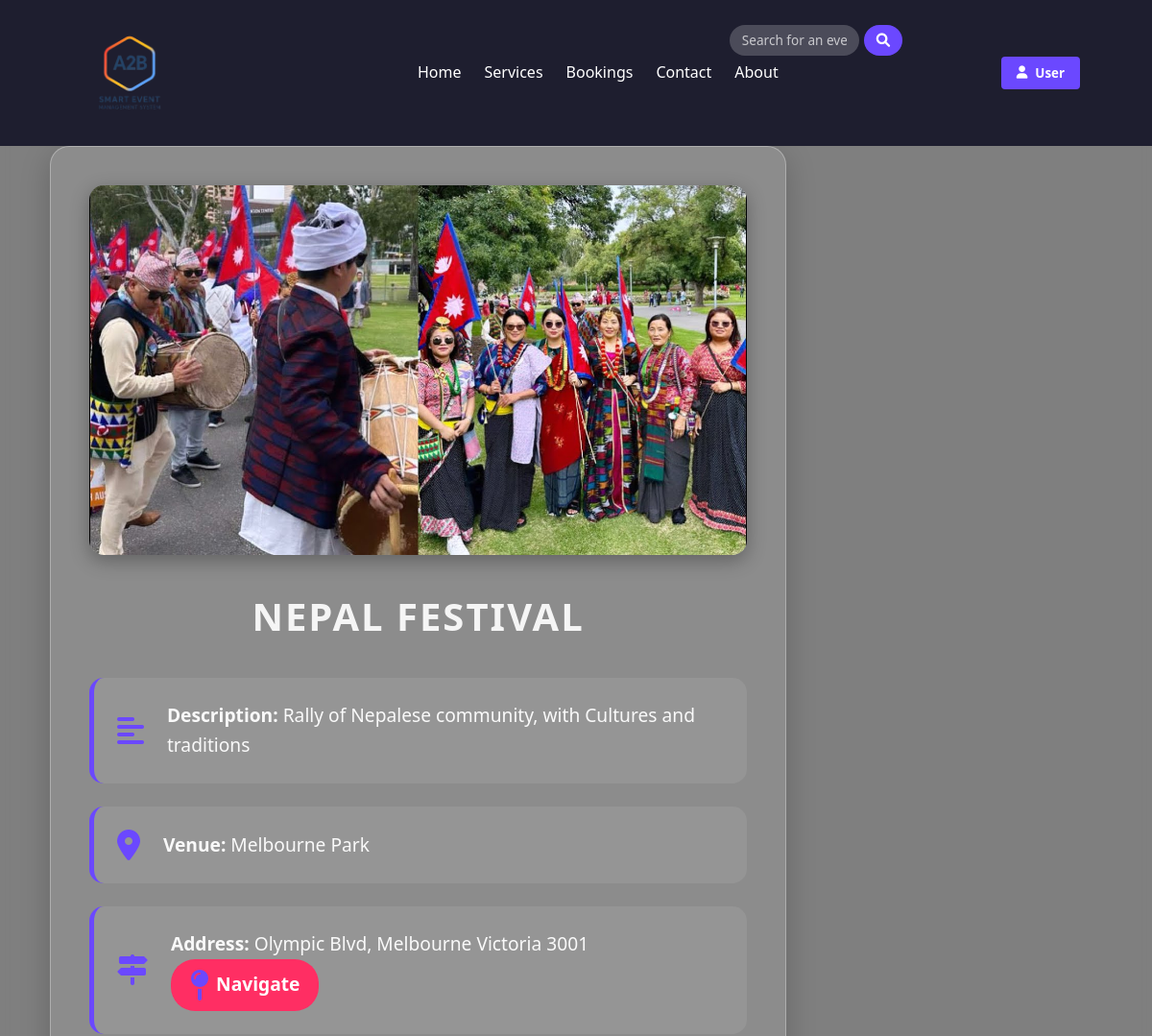
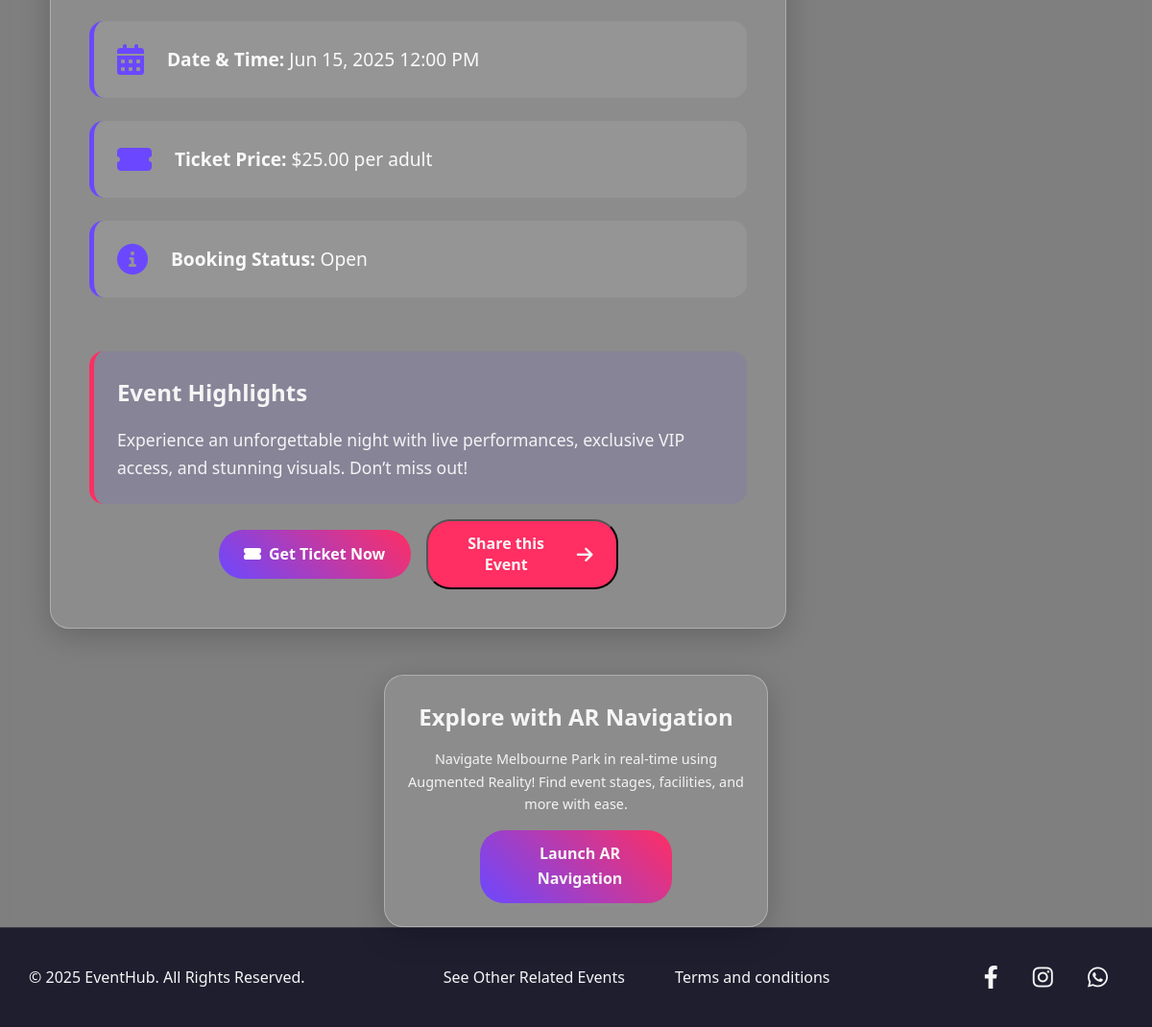
Page /event_details.php?event_id=7 on the committed database (2 pictures, top to bottom).
### tables this page shows
CREATE TABLE IF NOT EXISTS `events` (
  `event_id` int NOT NULL AUTO_INCREMENT,
  `title` varchar(100) NOT NULL,
  `description` text,
  `venue_id` int DEFAULT NULL,
  `start_datetime` datetime NOT NULL,
  `image_path` varchar(255) DEFAULT NULL,
  `created_by_type` enum('system_admin','venue_admin') NOT NULL,
  `created_by_id` int NOT NULL,
  `status` enum('pending','approved','rejected') DEFAULT 'pending',
  `created_at` timestamp NOT NULL DEFAULT CURRENT_TIMESTAMP,
  `booking_status` enum('open','closed') DEFAULT 'open',
  PRIMARY KEY (`event_id`),
  KEY `venue_id` (`venue_id`)
);

CREATE TABLE IF NOT EXISTS `venues` (
  `venue_id` int NOT NULL AUTO_INCREMENT,
  `name` varchar(100) NOT NULL,
  `address` text NOT NULL,
  `capacity` int NOT NULL,
  `venue_admin_id` int DEFAULT NULL,
  `created_at` timestamp NOT NULL DEFAULT CURRENT_TIMESTAMP,
  `image_path` varchar(255) DEFAULT NULL,
  `latitude` decimal(9,6) DEFAULT NULL,
  `longitude` decimal(9,6) DEFAULT NULL,
  PRIMARY KEY (`venue_id`),
  KEY `venue_admin_id` (`venue_admin_id`)
);

CREATE TABLE IF NOT EXISTS `ticket_prices` (
  `price_id` int NOT NULL AUTO_INCREMENT,
  `event_id` int DEFAULT NULL,
  `ticket_price` decimal(10,2) NOT NULL,
  `set_by_type` enum('system_admin','venue_admin') NOT NULL,
  `set_by_id` int NOT NULL,
  `set_at` timestamp NOT NULL DEFAULT CURRENT_TIMESTAMP,
  PRIMARY KEY (`price_id`),
  KEY `event_id` (`event_id`)
);

### event_details.php (the view, shortened to what this page needs)
<?php
require_once 'Connection/sql_auth.php';
$event = [];
if (isset($_GET['event_id'])) {
    $event_id = $db->real_escape_string($_GET['event_id']);
    $query = "SELECT e.*, v.name as venue_name, v.address, v.venue_id, tp.ticket_price, tp.set_by_type
              FROM events e
              JOIN venues v ON e.venue_id = v.venue_id
              LEFT JOIN ticket_prices tp ON e.event_id = tp.event_id
              WHERE e.event_id = '$event_id' AND e.status = 'approved' AND e.start_datetime > NOW()";
    $result = $db->query($query);
    if ($result && $result->num_rows > 0) {
        $event = $result->fetch_assoc();
    }
}
$unreadMessageCount = 0;
$unreadEnquiryCount = 0;
?>
<!DOCTYPE html>
<html lang="en">
<head>
    <link rel="stylesheet" href="https://cdnjs.cloudflare.com/ajax/libs/font-awesome/6.0.0-beta3/css/all.min.css">
</head>
<body>
    <header>
        <div class="container header-container">
            <a href="index.php" class="logo">
                <img src="images/a2b.png" alt="EventHub Logo" loading="lazy" onerror="this.src=''; this.alt='EventHub';">
            </a>
            <form action="search_results.php" method="GET" class="search-bar">
                <input type="text" name="search" placeholder="Search for an event or a place" required>
                <button type="submit"><i class="fas fa-search"></i></button>
            </form>
            <ul class="nav-links">
                <li><a href="index.php">Home</a></li>
                <li><a href="services.php">Services</a></li>
                <li><a href="booking.php">Bookings</a></li>
                <li><a href="contact.php">Contact</a></li>
                <li><a href="about.php">About</a></li>
            </ul>
            <div class="user-actions">
                <?php if (isset($_SESSION['user_id'])): ?>
                    <span class="welcome-message">Welcome, <?= htmlspecialchars($_SESSION['full_name'] ?? 'User') ?></span>
                    <?php if ($_SESSION['user_type'] === 'system_admin'): ?>
                        <a href="enquiries.php" class="enquiry-btn">
                            <i class="fas fa-question-circle"></i> Enquiries
                            <?php if ($unreadEnquiryCount > 0): ?>
                                <span class="unread-count"><?= $unreadEnquiryCount ?></span>
                            <?php endif; ?>
                        </a>
                    <?php elseif (isset($_SESSION['user_id'])): ?>
                        <a href="view_admin_replies.php" class="message-btn">
                            <i class="fas fa-envelope"></i> Messages
                            <?php if ($unreadMessageCount > 0): ?>
                                <span class="unread-count"><?= $unreadMessageCount ?></span>
                            <?php endif; ?>
                        </a>
                    <?php endif; ?>
                    <a href="user_profile.php" class="profile-btn"><i class="fas fa-user"></i> Profile</a>
                    <a href="logout.php">Logout</a>
                <?php else: ?>
                    <div class="user-dropdown">
                        <button class="user-dropdown-btn"><i class="fas fa-user"></i> User</button>
                    </div>
                <?php endif; ?>
            </div>
        </div>
    </header>
    <div class="content">
        <div class="event-details">
            <img src="<?= htmlspecialchars($event['image_path'] ?? 'images/default-event.jpg') ?>"
                 alt="<?= htmlspecialchars($event['title']) ?>"
                 onerror="this.src='images/default-event.jpg';">
            <h2><?= htmlspecialchars($event['title']) ?></h2>
            <div class="detail-card">
                <i class="fas fa-align-left"></i>
                <p><strong>Description:</strong> <?= htmlspecialchars($event['description'] ?? 'No description available') ?></p>
            </div>
            <div class="detail-card">
                <i class="fas fa-map-marker-alt"></i>
                <p><strong>Venue:</strong> <?= htmlspecialchars($event['venue_name']) ?></p>
            </div>
            <div class="detail-card">
                <i class="fas fa-map-signs"></i>
                <p><strong>Address:</strong> <?= htmlspecialchars($event['address']) ?>
                    <a href="https://www.google.com/maps/search/?api=1&query=<?= urlencode($event['address']) ?>"
                       target="_blank" class="map-btn">
                        <i class="fas fa-map-pin"></i> Navigate
                    </a>
                </p>
            </div>
            <div class="detail-card">
                <i class="fas fa-calendar-alt"></i>
                <p><strong>Date & Time:</strong> <?= date('M j, Y g:i A', strtotime($event['start_datetime'])) ?></p>
            </div>
            <div class="detail-card">
                <i class="fas fa-ticket-alt"></i>
                <?php if (!is_null($event['ticket_price']) && in_array($event['set_by_type'], ['system_admin', 'venue_admin'])): ?>
                    <p><strong>Ticket Price:</strong> $<?= number_format($event['ticket_price'], 2) ?> per adult</p>
                <?php else: ?>
                    <p><strong>Ticket Price:</strong> Not yet set</p>
                <?php endif; ?>
            </div>
            <div class="detail-card">
                <i class="fas fa-info-circle"></i>
                <p><strong>Booking Status:</strong> <?= ucfirst($event['booking_status']) ?></p>
            </div>
            <div class="highlight-box">
                <h3>Event Highlights</h3>
                <p>Experience an unforgettable night with live performances, exclusive VIP access, and stunning visuals. Don’t miss out!</p>
            </div>
            <div class="button-container">
                <?php if ($event['booking_status'] === 'closed'): ?>
                    <p class="closed-message">
                        Ticket has been closed for this event. Contact admin here:
                        <a href="contact.php">Contact here</a>
                    </p>
                <?php else: ?>
                    <a href="book.php?event_id=<?= htmlspecialchars($event['event_id']) ?>" class="ticket-btn"
                       <?php if (is_null($event['ticket_price']) || !in_array($event['set_by_type'], ['system_admin', 'venue_admin'])): ?>
                           disabled
                           title="Ticket price not set or not available."
                       <?php endif; ?>>
                        <i class="fas fa-ticket-alt"></i> Get Ticket Now
                    </a>
                <?php endif; ?>
                <button class="share-btn" onclick="openShareModal('<?= htmlspecialchars($event['event_id']) ?>', '<?= htmlspecialchars($event['title']) ?>', event)">
                    Share this Event <i class="fas fa-arrow-right"></i>
                </button>
            </div>
        </div>
    </div>
    <section class="ar-section">
        <h2>Explore with AR Navigation</h2>
        <p>Navigate <?= htmlspecialchars($event['venue_name']) ?> in real-time using Augmented Reality! Find event stages, facilities, and more with ease.</p>
        <a href="ar_navigation.php?venue_id=<?= htmlspecialchars($event['venue_id']) ?>" class="ar-btn">
            <i class="fas fa-camera-ar"></i> Launch AR Navigation
        </a>
    </section>
    <footer>
        <div class="footer-content">
            <p>© <?= date('Y') ?> EventHub. All Rights Reserved.</p>
            <div class="footer-links">
                <a href="booking.php?category=related">See Other Related Events</a>
                <a href="terms_conditions">Terms and conditions</a>
            </div>
            <div class="social-links">
                <a href="https://facebook.com" target="_blank"><i class="fab fa-facebook-f"></i></a>
                <a href="https://instagram.com" target="_blank"><i class="fab fa-instagram"></i></a>
                <a href="https://whatsapp.com" target="_blank"><i class="fab fa-whatsapp"></i></a>
            </div>
        </div>
    </footer>
</body>
</html>

### rows in the picture
events: image_path (picture), title "NEPAL FESTIVAL", description "Rally of Nepalese community, with Cultures and traditions", venue.name "Melbourne Park", venue.address "Olympic Blvd, Melbourne Victoria 3001", start_datetime "Jun 15, 2025 12:00 PM", ticket_prices.ticket_price "25.00", booking_status "Open"
